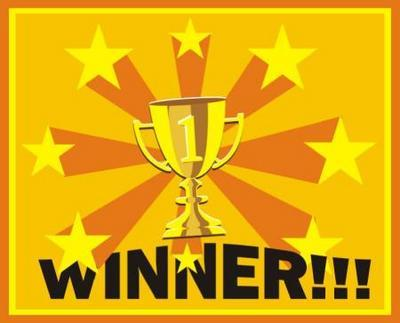
//> input picture win.jpg, 400 x 323 px
$ ./hell   (built with g++ and OpenCV 4)
//> lines starting //> are read from the running program, lines starting //| are printed output that depends on the picture
/*
	JIGSAW PUZZLE

   This code is written in c++ including <cv.h> and <highgui.h> libraries
   to develop a jigsaw puzzle game.

   An image is loaded randomly from set of images and it is cut into tiles provided
   by the user and stored in array. The tiles are then scrambled and displayed on right.
   Player need to drag all tiles and drop to right side in correct positions to complete
   the image.

   To compile the code: g++ -o hello hello.cpp `pkg-config opencv --cflags --libs`
   To run the code: ./hello
 */


#include <stdlib.h>
#include <stdio.h>
#include <math.h>
#include <cv.h>						// opencv libraries
#include <highgui.h>


int **initial,**final;
int level=0;
int current_drag[4];
IplImage *quarter[100];
IplImage *white;
IplImage *win;
IplImage* jumbled=0;
int over = 0;
char num[100] = "Number of Steps = ";
int steps=0;
std::stringstream ss;
CvFont font;

void changedisplay(int x, int y);
void initial_drag(int x,int y);


// Implement mouse callback
// [198 lines left out: functions my_mouse_callback, initial_drag, changedisplay, not called in this run]
// function to scale image
IplImage* img_resize(IplImage* src_img, int new_width,int new_height)
{
	IplImage* des_img;
	des_img=cvCreateImage(cvSize(new_width,new_height),src_img->depth,src_img->nChannels);
	cvResize(src_img,des_img,CV_INTER_LINEAR);
	return des_img;
}

// [19 lines left out: function putvalue, not called in this run]

int main()
{
	IplImage* img = 0;
	//IplImage* jumbled=0;
	white=cvLoadImage("white.jpg");	//loading image
//> white.jpg cannot be read in this run, so this picture is empty
	win=cvLoadImage("win.jpg");
//> win is the input picture: 323 rows x 400 cols, CV_8UC3; mean B, G, R 12.6, 169.9, 225.1
	int height,width,step,channels;
	uchar *data;
	int i,j,k,done=0,space=2;
	int start =0;
	int totalimg = 6;
	char name[100];

	printf("Enter the level:\n1 for 2x2 puzzle\n2 for 3x3 puzzle\n.\n.\nmaximum level allowed is 9\n");
	scanf("%d",&level);
//> the answer given: 3


	if(level>9 || level<0)
	{
		printf("Level not allowed\n");
		exit(0);
	}
	char images[6][20] = {"fruits.jpg","cartoon1.jpg","cartoon2.jpg","cartoon3.jpg","house.jpg","nature.jpg"};


	srand(time(NULL));


	int randimage = rand()%totalimg;
	// load an image
	img=cvLoadImage(images[randimage]);
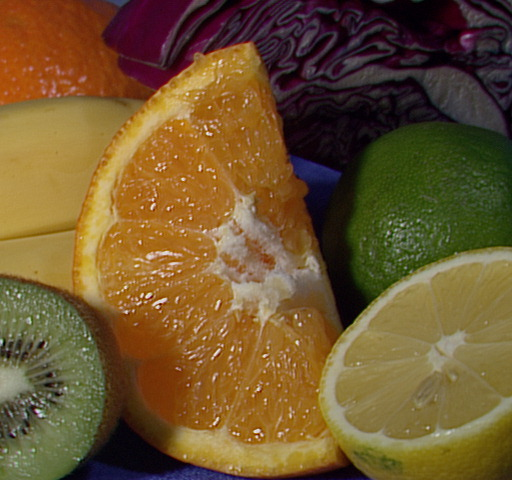
//> input picture fruits.jpg, 512 x 480 px
//> img is the input picture: 480 rows x 512 cols, CV_8UC3; mean B, G, R 46.2, 85.6, 110.8
	img=img_resize(img,500,500);
//> in img_resize, `cvResize(src_img,des_img,CV_INTER_LINEAR);`:
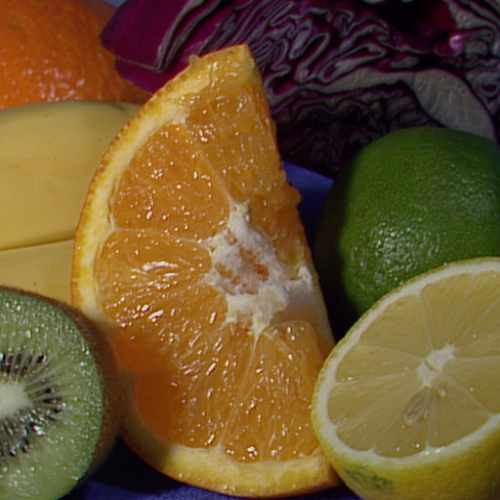
//> des_img: 500 rows x 500 cols, CV_8UC3; mean B, G, R 46.1, 85.5, 110.7

	level+=1;

	initial = (int **) malloc(sizeof(int *)*(level*level));
	final = (int **) malloc(sizeof(int *)*(level*level));

	for(int i=0;i<level*level;i++)
	{
		initial[i] = (int *) malloc(sizeof(int)*5);
		final[i] = (int *) malloc(sizeof(int)*5);

	}
	// get the image data
	height    = img->height;
//> height = 500
	width     = img->width;
//> width = 500
	step      = img->widthStep;
//> step = 1500
	channels  = img->nChannels;
//> channels = 3
	data      = (uchar *)img->imageData;


	//IplImage **quarter = (IplImage *)malloc(sizeof(IplImage *)*(level*level));

	CvMat temp;
	//IplImage *quarter[100];
	int check[100]={0};
	int x=0,y=0;
	int wl=width/level;
//> wl = 125
	int hl=height/level;
//> hl = 125
	int neww=600/(level+1);
	int newh=600/(level+1);

	//int initial[25][5],final[25][5];

	white = img_resize(white,neww,newh);
//> (the run ends here: the program crashes, at `des_img=cvCreateImage(cvSize(new_width,new_height),src_img->depth,src_..`)
